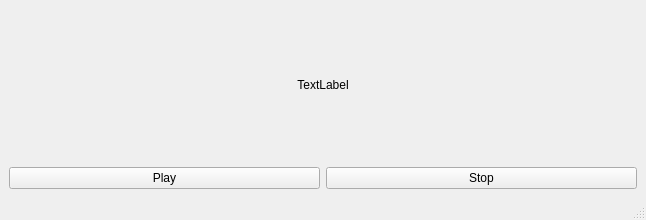
<?xml version="1.0" encoding="UTF-8"?>
<ui version="4.0">
 <class>MainWindow</class>
 <widget class="QMainWindow" name="MainWindow">
  <property name="geometry">
   <rect>
    <x>0</x>
    <y>0</y>
    <width>646</width>
    <height>220</height>
   </rect>
  </property>
  <property name="windowTitle">
   <string>MainWindow</string>
  </property>
  <widget class="QWidget" name="centralwidget">
   <layout class="QGridLayout" name="gridLayout">
    <item row="0" column="0">
     <layout class="QVBoxLayout" name="verticalLayout">
      <item>
       <widget class="QLabel" name="label">
        <property name="text">
         <string>TextLabel</string>
        </property>
        <property name="alignment">
         <set>Qt::AlignCenter</set>
        </property>
       </widget>
      </item>
      <item>
       <layout class="QHBoxLayout" name="horizontalLayout">
        <item>
         <widget class="QPushButton" name="pushButton">
          <property name="text">
           <string>Play</string>
          </property>
         </widget>
        </item>
        <item>
         <widget class="QPushButton" name="pushButton_2">
          <property name="text">
           <string>Stop</string>
          </property>
         </widget>
        </item>
       </layout>
      </item>
     </layout>
    </item>
   </layout>
  </widget>
  <widget class="QMenuBar" name="menubar">
   <property name="geometry">
    <rect>
     <x>0</x>
     <y>0</y>
     <width>646</width>
     <height>19</height>
    </rect>
   </property>
  </widget>
  <widget class="QStatusBar" name="statusbar"/>
 </widget>
 <resources/>
 <connections/>
</ui>
